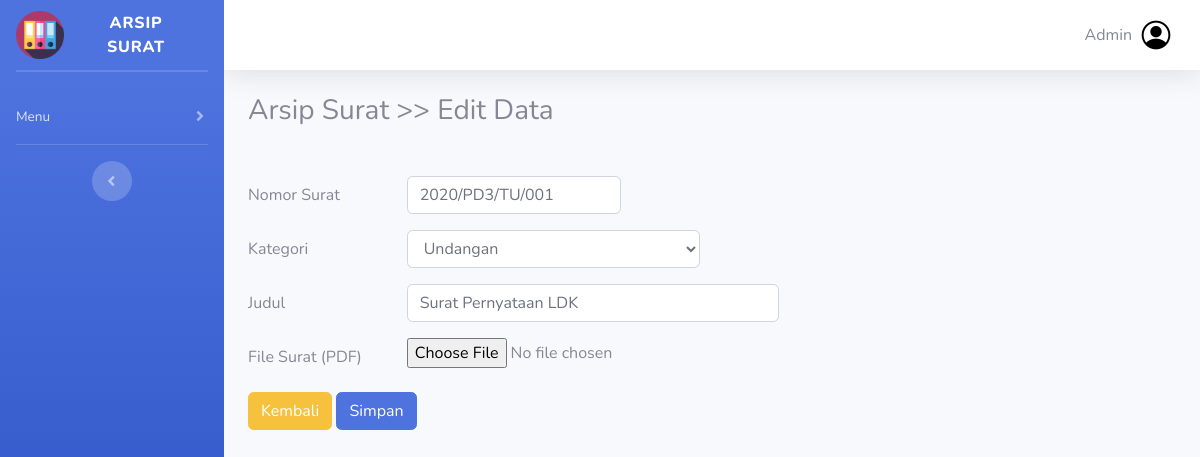
Page /editarsip.php?id_arsip=1 (signed in) on the committed database.
### tables this page shows
CREATE TABLE `arsip` (
  `id_arsip` int(11) NOT NULL,
  `nomor_surat` varchar(100) NOT NULL,
  `kategori` varchar(100) NOT NULL,
  `judul` varchar(200) NOT NULL,
  `waktu` datetime NOT NULL DEFAULT current_timestamp(),
  `file` varchar(200) NOT NULL
);

### editarsip.php (the view, shortened to what this page needs)
<!DOCTYPE html>
<html>
<head>
    <link rel="stylesheet" href="asset/css/sb-admin-2.min.css">
<?php
    include("layout/header.php");
    include("layout/sidebar.php");
    include("layout/topbar.php");
?>
</head>
<body>
<div class="container">
<?php
    include("koneksi.php");
    $id = $_GET['id_arsip'];
    $sql = "SELECT * FROM arsip WHERE id_arsip=$id";
    $query = mysqli_query($kon, $sql);
    $barang = mysqli_fetch_assoc($query);
?>
    <h3>Arsip Surat >> Edit Data</h3>
      <br>
    <form method="POST" action="proses_editarsip.php" enctype="multipart/form-data">
      <div class="form-group row">
                <label class="col-sm-2 col-form-label"> Nomor Surat</label>
                <div class="col-sm-3">
                  <input required type="text" name="nomor_surat" class="form-control" value="<?php echo $barang['nomor_surat']?>"/>
                </div>
        </div>
        <div class="form-group row">
                <label class="col-sm-2 col-form-label"> Kategori</label>
                <div class="col-sm-4">
                  <select name="kategori" class="form-control" value="<?php echo $barang['kategori']?>">
                    <option value="Undangan">Undangan</option>
                  </select>
                </div>
              </div>
            <div class="form-group row">
                <label class="col-sm-2 col-form-label"> Judul </label>
                <div class="col-sm-5">
                  <input required type="text" name="judul" class="form-control" value="<?php echo $barang['judul']?>">
                </div>
            </div>
            <div class="form-group row">
                <label class="col-sm-2 col-form-label"> File Surat (PDF) </label>
                <div class="col-sm-3" >
                  <input type="file" name="NamaFile" accept="application/pdf" class="form-control-file" value="<?php echo $barang['file']?>" >
                </div>
            </div>
            <a href="arsip.php" class="btn btn-warning"> Kembali </a>
            <button type="submit" name="submit" class="btn btn-primary">Simpan</button>
    </form><br><br>
</div>
</body>
</html>

### rows in the picture
arsip: nomor_surat "2020/PD3/TU/001", kategori "Undangan", judul "Surat Pernyataan LDK"

### other values in the picture
$_SESSION['username'] "Admin"
